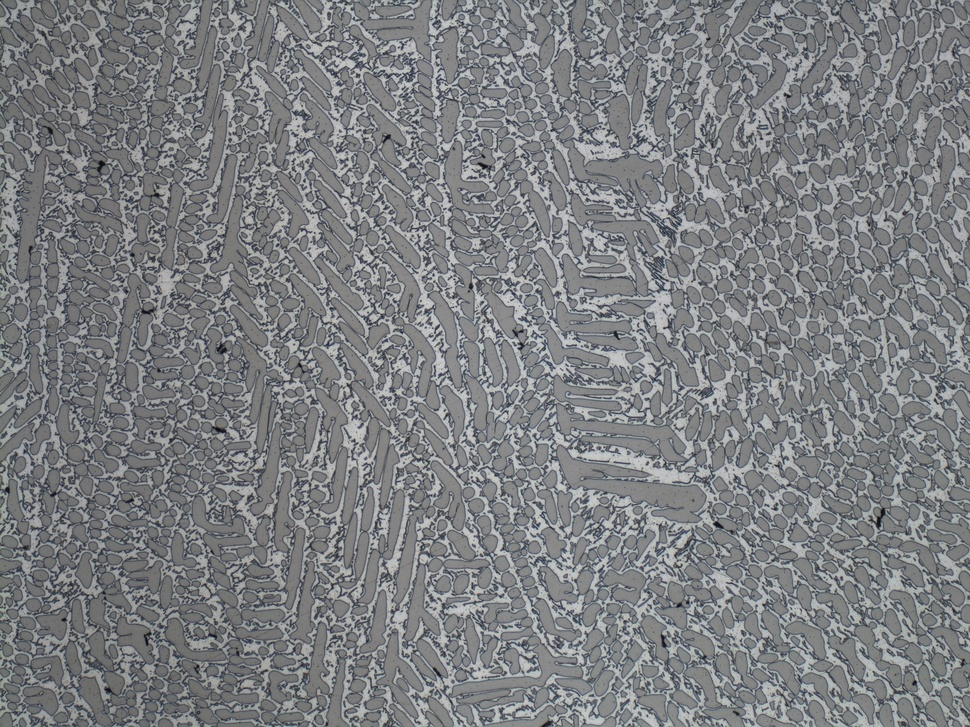
#> input picture datasets/dendriticCrystal.jpg, 970 x 727 px, shrunk from 2584 x 1936 before the run
$ python imagecut.py --dir ../datasets
#> lines starting #> are read from the running program, lines starting #| are printed output that depends on the picture
import argparse
import os
import cv2

parser = argparse.ArgumentParser()
parser.add_argument('--dir', required=True, help='folder where your data is in')
parser.add_argument('--out', default='imagecut/', help='folder to output cut images')
parser.add_argument('--size', type=int, default=200, help='the height / width of the output cut image')

opt = parser.parse_args()
print(opt)

def mkoutdir(file_dir):
    try:
        os.makedirs(file_dir)
    except OSError:
        pass

def read_input_folder(file_dir):
#> called with file_dir = '../datasets'
    file_list = []
    for root, dirs, files in os.walk(file_dir):
        for file in files:
            file_list.append(os.path.join(root, file))
    return file_list

def cut_image(file, size, outdir):
#> called with file = '../datasets/dendriticCrystal.jpg', size = 200, outdir = 'imagecut/'
    basename, extension = os.path.splitext(os.path.basename(file))
    img = cv2.imread(file)
#> img is the input picture: shape (727, 970, 3); mean B, G, R 129.8, 127, 124.8
    height = len(img)
#> height = 727
    width = len(img[0])
#> width = 970
    cut_num = 0
    for y in range(0, height, size):
        for x in range(0, width, size):
            if x + size > width or y + size > height:
                print(x, y, width, height)
                continue
            # if you want to change the cut direction, just change the code to img[x : x + size, y : y + size]
            cv2.imwrite('%s/%s-%s%s' % (outdir, basename, cut_num, extension), img[y : y + size, x : x + size])
            cut_num += 1
#> this loop made 4 passes
#| 800 0 970 727
#| 800 200 970 727
#| 800 400 970 727
#| 0 600 970 727
#| 200 600 970 727
#| 400 600 970 727
#| 600 600 970 727
#| 800 600 970 727
#> pass 1, in cut_image, `cv2.imwrite('%s/%s-%s%s' % (outdir, basename, cut_num, extension), img..`:
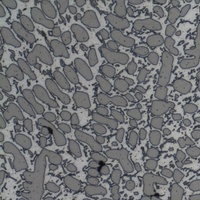
#> saved as dendriticCrystal-0.jpg: shape (200, 200, 3); mean B, G, R 116.3, 114, 112.6
#> pass 1, in cut_image, `cv2.imwrite('%s/%s-%s%s' % (outdir, basename, cut_num, extension), img..`:
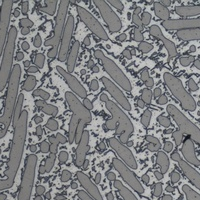
#> saved as dendriticCrystal-1.jpg: shape (200, 200, 3); mean B, G, R 130.6, 128, 126.5
#> pass 1, in cut_image, `cv2.imwrite('%s/%s-%s%s' % (outdir, basename, cut_num, extension), img..`:
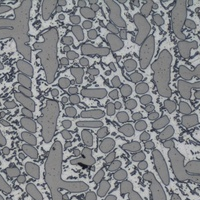
#> saved as dendriticCrystal-2.jpg: shape (200, 200, 3); mean B, G, R 136.7, 132.8, 130.5
#> pass 1, in cut_image, `cv2.imwrite('%s/%s-%s%s' % (outdir, basename, cut_num, extension), img..`:
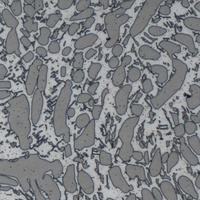
#> saved as dendriticCrystal-3.jpg: shape (200, 200, 3); mean B, G, R 132.4, 128.8, 126.5
#> after the loop, cut_num = 12
    print('image: [%s] cuts out %s images.' % (file, cut_num))
#| image: [../datasets/dendriticCrystal.jpg] cuts out 12 images.

def main():
    mkoutdir(opt.out)
    file_list = read_input_folder(opt.dir)
    if not file_list:
        print('find nothing in your data folder: %s' % opt.dir)
        return
    for file in file_list:
        cut_image(file, opt.size, opt.out)

if __name__ == '__main__':
    main()
